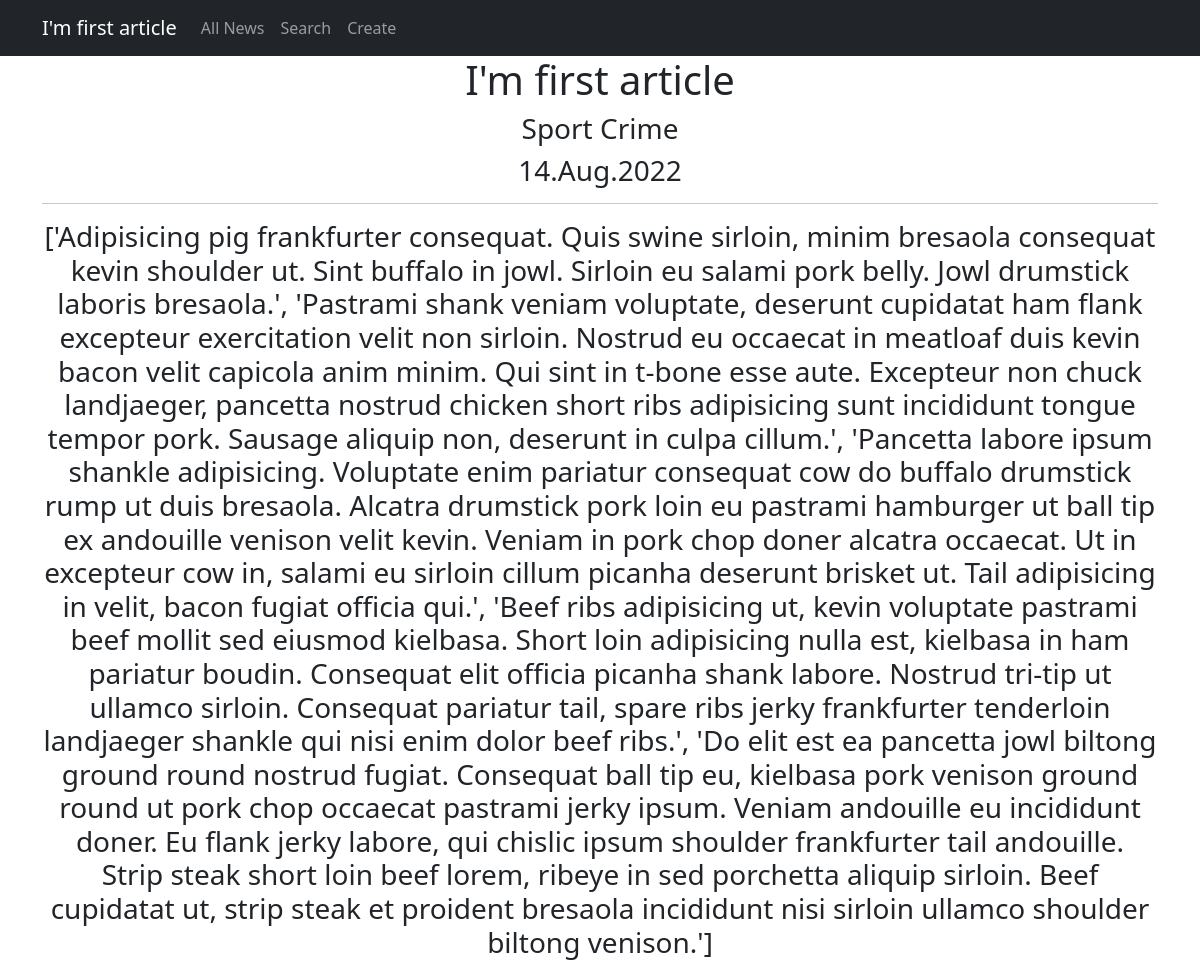
Page /news/1 on the earlier database version.
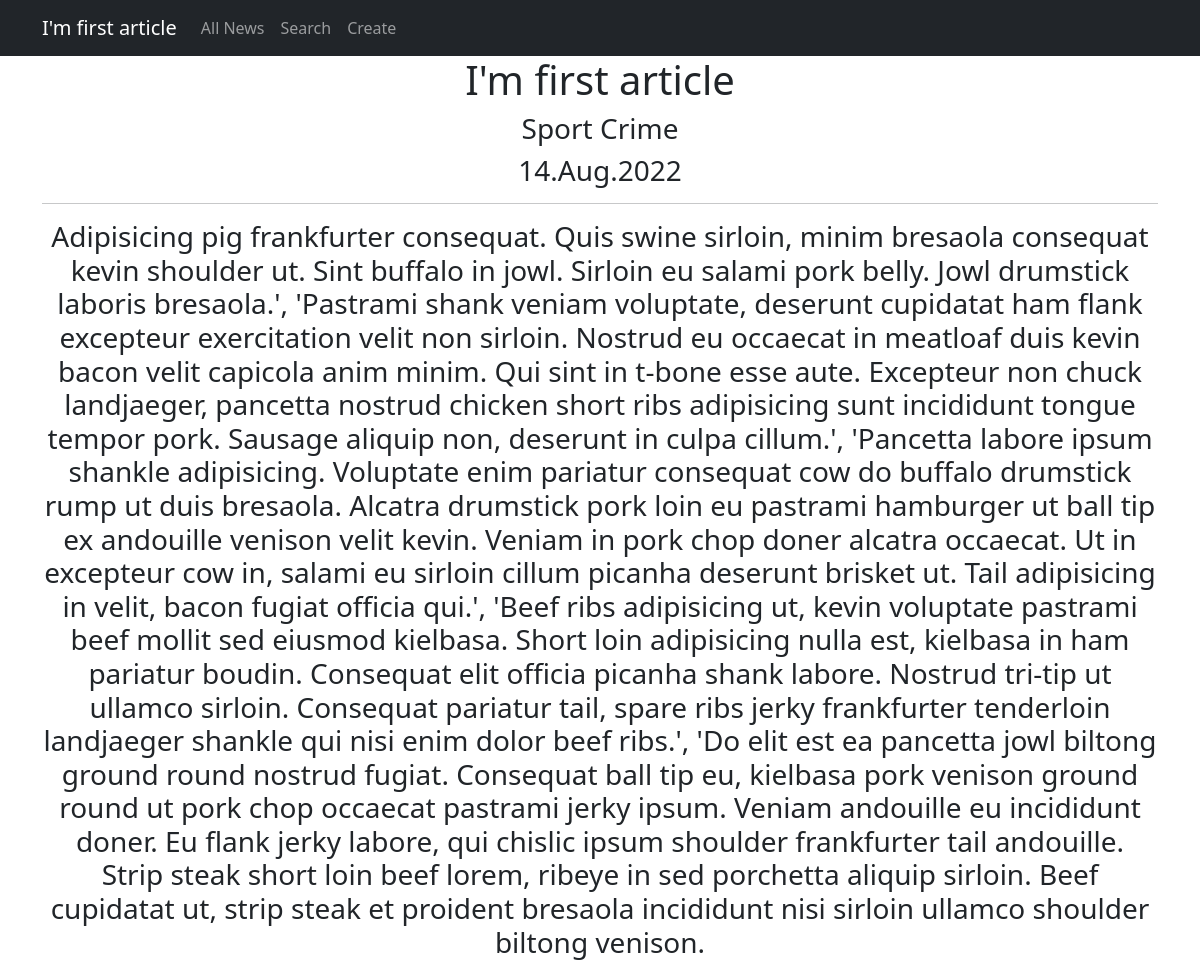
Same page on the later database version.
### news/models.py (models this page shows, shortened)
class Post(models.Model):
    NEWS = 'NW'
    ARTICLES = 'AR'
    CATEGORIES = [
        (NEWS, 'News'),
        (ARTICLES, 'Article')
    ]
    title = models.CharField(max_length=128)
    text = models.TextField()
    rating = models.SmallIntegerField(default=0)
    dateCreation = models.DateTimeField(auto_now_add=True)
    categoryType = models.CharField(max_length=2, choices=CATEGORIES, default=ARTICLES)
    postAuthor = models.ForeignKey(Author, on_delete=models.CASCADE)
    postCategory = models.ManyToManyField(Category, through='PostCategory')

### news/views.py (the view)
# urls.py: path('<int:pk>', PostDetail.as_view(), name='post_detail'),
class PostDetail(DetailView):
    model = Post
    template_name = 'post.html'
    context_object_name = 'post'

### templates/post.html (shortened to what this page needs)
{% extends 'flatpages/default.html' %}
{% load custom_filters %}
{% block head %}
{{ post.title }}
{% endblock head %}
{% block content %}
    <h1>{{ post.title }}</h1>
    <h3>
        {% for category in post.postCategory.all %}
            {{ category.name }}
        {% endfor %}
    </h3>
    <h3>{{ post.dateCreation|date:'d.M.Y' }}</h3>
    <hr>
    <h3>{{ post.text }}</h3>
{% endblock content %}

Differences in the rows shown:
changed Post "I'm first article": text "['Adipisicing pig frankfurter consequat. Quis swine sirloin, minim bresaola consequat kevin shoulder ut. Sint buffalo in jowl. Sirloin eu salami pork belly. Jowl drumstick laboris bresaola.', 'Pastrami shank veniam voluptate, deserunt cupidatat ham flank excepteur exercitation velit non sirloin. Nostrud eu occaecat in meatloaf duis kevin bacon velit capicola anim minim. Qui sint in t-bone esse aute. Excepteur non chuck landjaeger, pancetta nostrud chicken short ribs adipisicing sunt incididunt tongue tempor pork. Sausage aliquip non, deserunt in culpa cillum.', 'Pancetta labore ipsum shankle adipisicing. Voluptate enim pariatur consequat cow do buffalo drumstick rump ut duis bresaola.…" → "Adipisicing pig frankfurter consequat. Quis swine sirloin, minim bresaola consequat kevin shoulder ut. Sint buffalo in jowl. Sirloin eu salami pork belly. Jowl drumstick laboris bresaola.', 'Pastrami shank veniam voluptate, deserunt cupidatat ham flank excepteur exercitation velit non sirloin. Nostrud eu occaecat in meatloaf duis kevin bacon velit capicola anim minim. Qui sint in t-bone esse aute. Excepteur non chuck landjaeger, pancetta nostrud chicken short ribs adipisicing sunt incididunt tongue tempor pork. Sausage aliquip non, deserunt in culpa cillum.', 'Pancetta labore ipsum shankle adipisicing. Voluptate enim pariatur consequat cow do buffalo drumstick rump ut duis bresaola. Alcatra…"
